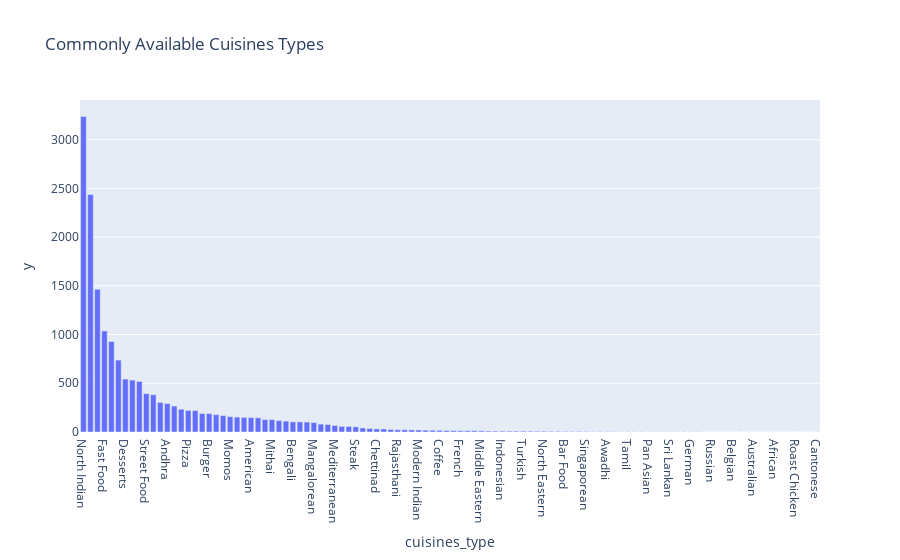

Write notebook code for a chart like this one.
### Code cell
cuisines_type_counts = df['cuisines_type'].str.split(',').explode().str.strip().reset_index(drop=True).value_counts()
cuisines_type_fig = px.bar(cuisines_type_counts, x=cuisines_type_counts.index, y=cuisines_type_counts.values, title='Commonly Available Cuisines Types')

cuisines_type_fig.show()

### Figure 1 — Plotly figure (JSON) as saved in the notebook; plotly's stock layout.template omitted (floating-point values rounded to 4 significant figures)
{"data": [{"alignmentgroup": "True", "hovertemplate": "cuisines_type=%{x}<br>y=%{y}<extra></extra>", "legendgroup": "", "marker": {"color": "#636efa", "pattern": {"shape": ""}}, "name": "", "offsetgroup": "", "orientation": "v", "showlegend": false, "textposition": "auto", "type": "bar", "x": ["North Indian", "Chinese", "South Indian", "Fast Food", "Biryani", "Continental", "Desserts", "Beverages", "Cafe", "Street Food", "Italian", "Bakery", "Andhra", "Seafood", "Mughlai", "Pizza", "Kerala", "Rolls", "Burger", "Asian", "Ice Cream", "Momos", "Juices", "Finger Food", "American", "Arabian", "Thai", "Mithai", "Salad", "Sandwich", "Bengali", "Kebab", "Healthy Food", "Mangalorean", "Bbq", "European", "Mediterranean", "Mexican", "Hyderabadi", "Steak", "Japanese", "Tibetan", "Chettinad", "Tea", "Oriya", "Rajasthani", "Lebanese", "Maharashtrian", "Modern Indian", "Korean", "Vietnamese", "Coffee", "Malaysian", "Gujarati", "French", "Bihari", "Goan", "Middle Eastern", "Konkan", "Charcoal Chicken", "Indonesian", "Nepalese", "Lucknowi", "Turkish", "Wraps", "Afghan", "North Eastern", "Burmese", "Spanish", "Bar Food", "Tex-Mex", "Sushi", "Singaporean", "Greek", "Grill", "Awadhi", "Kashmiri", "Naga", "Tamil", "Assamese", "Iranian", "Pan Asian", "Parsi", "Bubble Tea", "Sri Lankan", "Afghani", "South American", "German", "British", "Paan", "Russian", "Indian", "Raw Meats", "Belgian", "Sindhi", "Bohri", "Australian", "Portuguese", "Mongolian", "African", "Vegan", "Jewish", "Roast Chicken", "Hot Dogs", "Drinks Only", "Cantonese"], "xaxis": "x", "y": [3237, 2438, 1464, 1037, 929, 738, 543, 533, 519, 394, 383, 304, 292, 266, 234, 221, 220, 190, 189, 178, 168, 158, 153, 150, 148, 146, 128, 128, 117, 112, 104, 104, 102, 97, 81, 77, 67, 58, 57, 53, 41, 36, 32, 31, 26, 23, 23, 22, 21, 19, 18, 17, 15, 14, 13, 13, 13, 12, 10, 9, 9, 9, 9, 9, 8, 8, 8, 7, 7, 6, 6, 6, 5, 4, 4, 4, 4, 3, 3, 3, 3, 2, 2, 2, 2, 2, 2, 2, 2, 1, 1, 1, 1, 1, 1, 1, 1, 1, 1, 1, 1, 1, 1, 1, 1, 1], "yaxis": "y"}], "layout": {"autosize": true, "barmode": "relative", "legend": {"tracegroupgap": 0}, "title": {"text": "Commonly Available Cuisines Types"}, "xaxis": {"anchor": "y", "autorange": true, "domain": [0, 1], "range": [-0.5, 105.5], "title": {"text": "cuisines_type"}, "type": "category"}, "yaxis": {"anchor": "x", "autorange": true, "domain": [0, 1], "range": [0, 3407.0], "title": {"text": "y"}, "type": "linear"}}}
